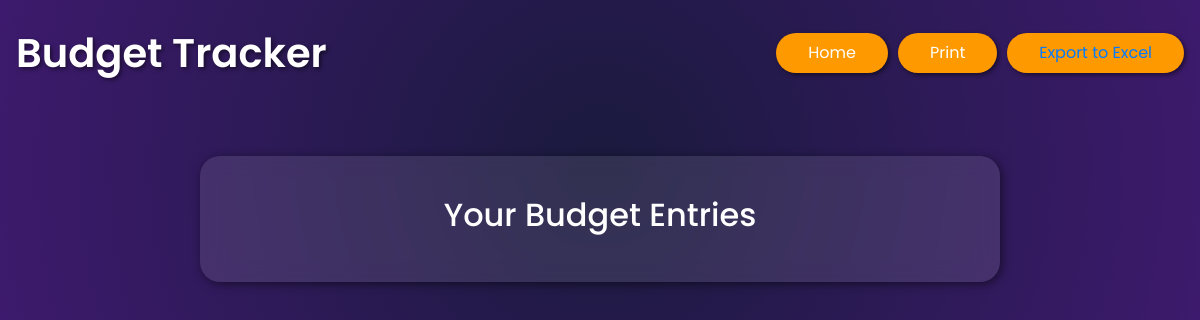
The app's page /landing-entry/ (signed in), older data.
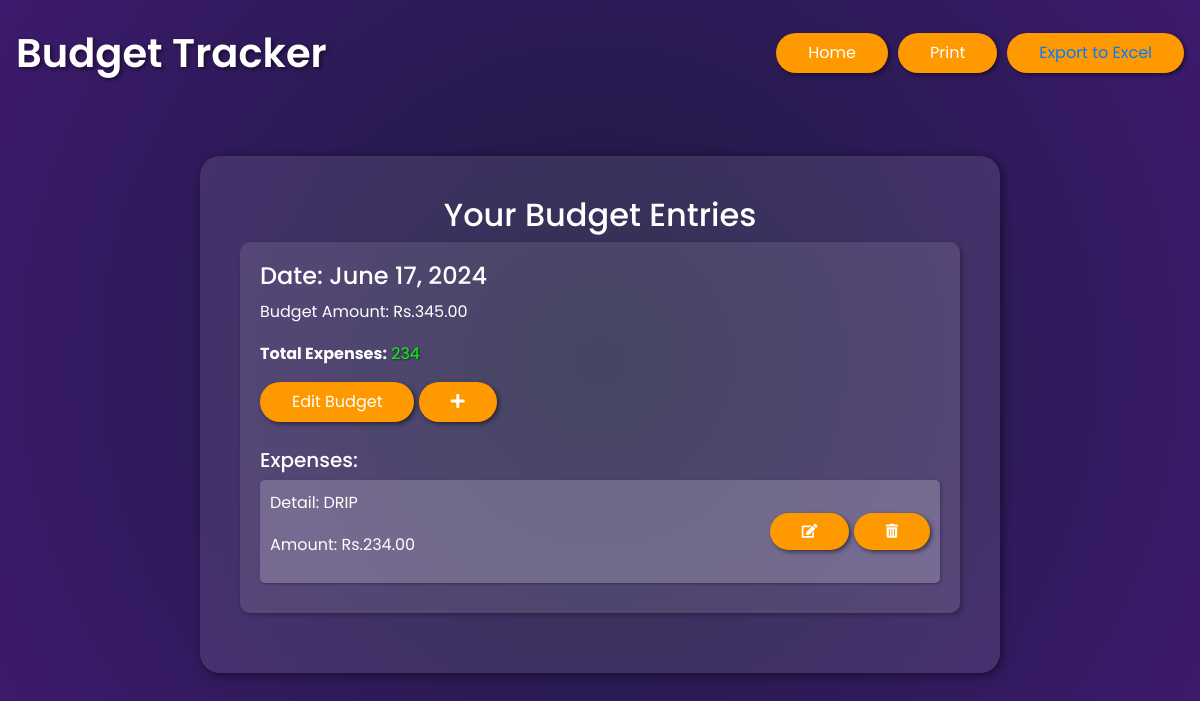
The same page, newer data.
### myapp/models.py (models this page shows, shortened)
class DailyBudget(models.Model):
    user =  models.ForeignKey(User, on_delete=models.CASCADE, related_name='expenses')
    date = models.DateField()
    budget_amount = models.DecimalField(max_digits=10, decimal_places=2)

class Expense(models.Model):
    daily_budget = models.ForeignKey(DailyBudget, on_delete=models.CASCADE, related_name='expenses')
    detail = models.CharField(max_length=255,blank=True)
    amount = models.DecimalField(max_digits=10, decimal_places=2,blank=True)

### myapp/views.py (the view)
# urls.py: path('landing-entry/', budget_list, name='budget_list'),
@login_required
def budget_list(request):
    budgets = DailyBudget.objects.filter(user=request.user).prefetch_related('expenses')
    for budget in budgets:
        total_expenses = budget.expenses.aggregate(total_amount=Sum('amount'))['total_amount'] or 0
        budget.total_expenses = total_expenses  # Add total_expenses attribute to each budget object
    return render(request, 'landing.html', {'budgets': budgets})

### templates/landing.html (shortened to what this page needs)
<!DOCTYPE html>
<html lang="en">
<head>
    <link rel="stylesheet" href="https://stackpath.bootstrapcdn.com/bootstrap/4.5.2/css/bootstrap.min.css">
    <link rel="stylesheet" href="https://cdnjs.cloudflare.com/ajax/libs/font-awesome/5.15.4/css/all.min.css">
</head>
<body>
    <nav class="navbar">
        <div class="navbar-brand">Budget Tracker</div>
        <div class="navbar-buttons">
            <button class="btn" onclick="window.location.href='/'">Home</button>
            <button class="btn" onclick="window.print()">Print</button>
            <button class="btn" class="btn"> <a href="{% url 'export_budget_to_excel' %}">Export to Excel</a></button>
        </div>
    </nav>
    <div class="container entries-container">
        <h2 class="text-center">Your Budget Entries</h2>
        {% for budget in budgets %}
            {% if budget.expenses.all %}
                <div class="entry">
                    <h4>Date: {{ budget.date }}</h4>
                    <p>Budget Amount: Rs.{{ budget.budget_amount }}</p>
                    <p><strong>Total Expenses:</strong>
                        {% if budget.budget_amount > budget.total_expenses %}
                        <span style="color: #00ff00; text-shadow: 1px 1px 2px rgba(0, 0, 0, 0.5);">{{ budget.total_expenses }}</span>
                        {% else %}
                        <span style="color: #ff0000; text-shadow: 1px 1px 2px rgba(0, 0, 0, 0.5);">{{ budget.total_expenses }}</span>
                        <br>
                        <span style="color: #ff0000; text-shadow: 1px 1px 2px rgba(0, 0, 0, 0.5);">Exceed Today's Budget!</span>
                        {% endif %}
                    </p>
                    <button class="btn" onclick="openModal('editBudgetModal{{ budget.id }}')">Edit Budget</button>
                    <button class="btn" onclick="openModal('addExpenseModal{{ budget.id }}')"><i class="fas fa-plus"></i></button>
                    <br><br>
                    <h5>Expenses:</h5>
                    {% for expense in budget.expenses.all %}
                        <div class="expense">
                            <div class="expense-details">
                                <p>Detail: {{ expense.detail }}</p>
                                <p>Amount: Rs.{{ expense.amount }}</p>
                            </div>
                            <div class="expense-actions">
                                <button class="btn btn-sm btn-primary" onclick="openModal('editExpenseModal{{ expense.id }}')"><i class="fas fa-edit"></i></button>
                                <button class="btn btn-sm btn-danger" onclick="openModal('deleteExpenseModal{{ expense.id }}')"><i class="fas fa-trash-alt"></i></button>
                            </div>
                        </div>
                    {% endfor %}
                </div>
            {% endif %}
        {% endfor %}
    </div>
</body>
</html>

Row changes from the older to the newer data that the page shows:
added DailyBudget: date "June 17, 2024", budget_amount "345.00", total_expenses "234"
added Expense: detail "DRIP", amount "234.00"
